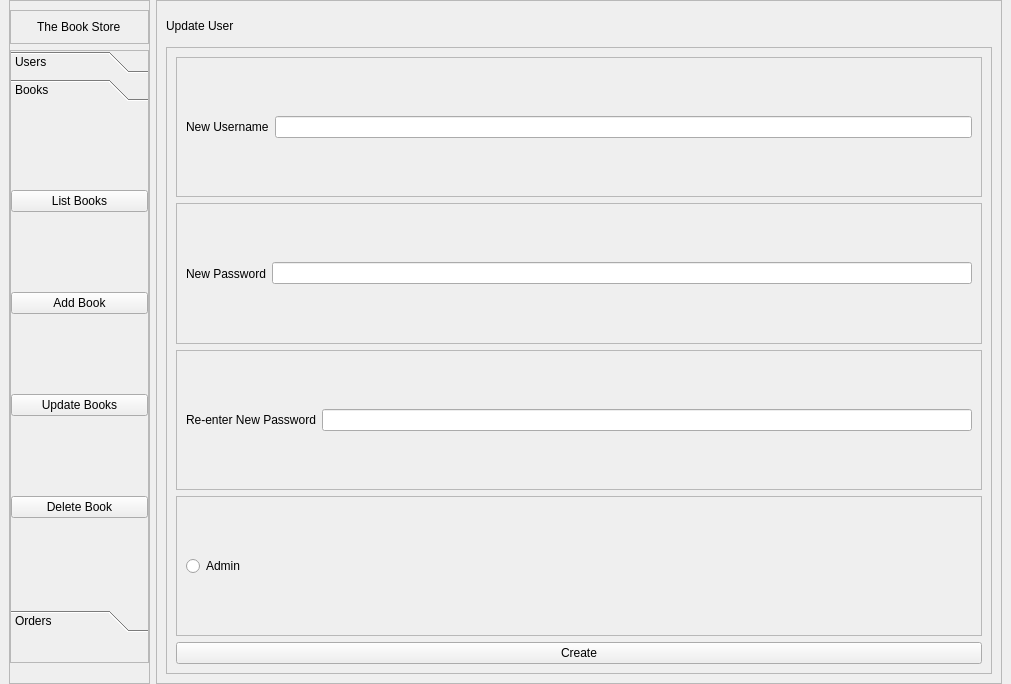
<?xml version="1.0" encoding="UTF-8"?>
<ui version="4.0">
 <class>MainWindow</class>
 <widget class="QMainWindow" name="MainWindow">
  <property name="geometry">
   <rect>
    <x>0</x>
    <y>0</y>
    <width>1011</width>
    <height>684</height>
   </rect>
  </property>
  <property name="windowTitle">
   <string>MainWindow</string>
  </property>
  <widget class="QWidget" name="centralwidget">
   <layout class="QHBoxLayout" name="horizontalLayout" stretch="1,6">
    <property name="topMargin">
     <number>0</number>
    </property>
    <property name="bottomMargin">
     <number>0</number>
    </property>
    <item>
     <widget class="QFrame" name="frame">
      <property name="frameShape">
       <enum>QFrame::StyledPanel</enum>
      </property>
      <property name="frameShadow">
       <enum>QFrame::Raised</enum>
      </property>
      <layout class="QVBoxLayout" name="verticalLayout">
       <property name="leftMargin">
        <number>0</number>
       </property>
       <property name="rightMargin">
        <number>0</number>
       </property>
       <property name="bottomMargin">
        <number>20</number>
       </property>
       <item>
        <widget class="QFrame" name="frame_3">
         <property name="frameShape">
          <enum>QFrame::StyledPanel</enum>
         </property>
         <property name="frameShadow">
          <enum>QFrame::Raised</enum>
         </property>
         <layout class="QHBoxLayout" name="horizontalLayout_2">
          <item alignment="Qt::AlignHCenter">
           <widget class="QLabel" name="l_storetitle">
            <property name="text">
             <string>The Book Store</string>
            </property>
           </widget>
          </item>
         </layout>
        </widget>
       </item>
       <item>
        <widget class="QFrame" name="frame_4">
         <property name="sizePolicy">
          <sizepolicy hsizetype="Preferred" vsizetype="Expanding">
           <horstretch>0</horstretch>
           <verstretch>0</verstretch>
          </sizepolicy>
         </property>
         <property name="frameShape">
          <enum>QFrame::StyledPanel</enum>
         </property>
         <property name="frameShadow">
          <enum>QFrame::Raised</enum>
         </property>
         <layout class="QHBoxLayout" name="horizontalLayout_3">
          <property name="leftMargin">
           <number>0</number>
          </property>
          <property name="topMargin">
           <number>0</number>
          </property>
          <property name="rightMargin">
           <number>0</number>
          </property>
          <property name="bottomMargin">
           <number>30</number>
          </property>
          <item>
           <widget class="QToolBox" name="tb_sidemenu">
            <property name="sizePolicy">
             <sizepolicy hsizetype="Preferred" vsizetype="Preferred">
              <horstretch>0</horstretch>
              <verstretch>0</verstretch>
             </sizepolicy>
            </property>
            <property name="currentIndex">
             <number>1</number>
            </property>
            <widget class="QWidget" name="p_user">
             <property name="geometry">
              <rect>
               <x>0</x>
               <y>0</y>
               <width>119</width>
               <height>146</height>
              </rect>
             </property>
             <attribute name="label">
              <string>Users</string>
             </attribute>
             <layout class="QVBoxLayout" name="verticalLayout_4">
              <property name="leftMargin">
               <number>0</number>
              </property>
              <property name="rightMargin">
               <number>0</number>
              </property>
              <item>
               <widget class="QPushButton" name="pb_listuser">
                <property name="text">
                 <string>List Users</string>
                </property>
               </widget>
              </item>
              <item>
               <widget class="QPushButton" name="pb_adduser">
                <property name="text">
                 <string>Add User</string>
                </property>
               </widget>
              </item>
              <item>
               <widget class="QPushButton" name="pb_updateuser">
                <property name="text">
                 <string>Update User</string>
                </property>
               </widget>
              </item>
              <item>
               <widget class="QPushButton" name="pb_deleteuser">
                <property name="text">
                 <string>Delete User</string>
                </property>
               </widget>
              </item>
             </layout>
            </widget>
            <widget class="QWidget" name="p_book">
             <property name="geometry">
              <rect>
               <x>0</x>
               <y>0</y>
               <width>135</width>
               <height>458</height>
              </rect>
             </property>
             <attribute name="label">
              <string>Books</string>
             </attribute>
             <layout class="QVBoxLayout" name="verticalLayout_5">
              <property name="leftMargin">
               <number>0</number>
              </property>
              <property name="rightMargin">
               <number>0</number>
              </property>
              <item>
               <widget class="QPushButton" name="pb_listbooks">
                <property name="text">
                 <string>List Books</string>
                </property>
               </widget>
              </item>
              <item>
               <widget class="QPushButton" name="pb_addbooks">
                <property name="text">
                 <string>Add Book</string>
                </property>
               </widget>
              </item>
              <item>
               <widget class="QPushButton" name="pb_updatebooks">
                <property name="text">
                 <string>Update Books</string>
                </property>
               </widget>
              </item>
              <item>
               <widget class="QPushButton" name="pb_deletebook">
                <property name="text">
                 <string>Delete Book</string>
                </property>
               </widget>
              </item>
             </layout>
            </widget>
            <widget class="QWidget" name="p_order">
             <property name="geometry">
              <rect>
               <x>0</x>
               <y>0</y>
               <width>132</width>
               <height>146</height>
              </rect>
             </property>
             <attribute name="label">
              <string>Orders</string>
             </attribute>
             <layout class="QVBoxLayout" name="verticalLayout_6">
              <property name="spacing">
               <number>-1</number>
              </property>
              <property name="leftMargin">
               <number>0</number>
              </property>
              <property name="rightMargin">
               <number>0</number>
              </property>
              <item>
               <widget class="QPushButton" name="pb_listorders">
                <property name="text">
                 <string>List Orders</string>
                </property>
               </widget>
              </item>
              <item>
               <widget class="QPushButton" name="pb_createorder">
                <property name="text">
                 <string>Create Order</string>
                </property>
               </widget>
              </item>
              <item>
               <widget class="QPushButton" name="pb_updateorders">
                <property name="text">
                 <string>Update Orders</string>
                </property>
               </widget>
              </item>
              <item>
               <widget class="QPushButton" name="pb_canceorder">
                <property name="text">
                 <string>Cancel Order</string>
                </property>
               </widget>
              </item>
             </layout>
            </widget>
           </widget>
          </item>
         </layout>
        </widget>
       </item>
      </layout>
     </widget>
    </item>
    <item>
     <widget class="QFrame" name="frame_2">
      <property name="frameShape">
       <enum>QFrame::StyledPanel</enum>
      </property>
      <property name="frameShadow">
       <enum>QFrame::Raised</enum>
      </property>
      <layout class="QVBoxLayout" name="verticalLayout_2" stretch="1,20">
       <item>
        <widget class="QLabel" name="l_pagebanner">
         <property name="text">
          <string>Update User</string>
         </property>
        </widget>
       </item>
       <item>
        <widget class="QFrame" name="frame_6">
         <property name="frameShape">
          <enum>QFrame::StyledPanel</enum>
         </property>
         <property name="frameShadow">
          <enum>QFrame::Raised</enum>
         </property>
         <layout class="QVBoxLayout" name="verticalLayout_3">
          <item>
           <widget class="QFrame" name="frame_7">
            <property name="frameShape">
             <enum>QFrame::StyledPanel</enum>
            </property>
            <property name="frameShadow">
             <enum>QFrame::Raised</enum>
            </property>
            <layout class="QHBoxLayout" name="horizontalLayout_6">
             <item>
              <widget class="QLabel" name="l_newusername">
               <property name="text">
                <string>New Username</string>
               </property>
              </widget>
             </item>
             <item>
              <widget class="QLineEdit" name="le_newusername"/>
             </item>
            </layout>
           </widget>
          </item>
          <item>
           <widget class="QFrame" name="frame_5">
            <property name="frameShape">
             <enum>QFrame::StyledPanel</enum>
            </property>
            <property name="frameShadow">
             <enum>QFrame::Raised</enum>
            </property>
            <layout class="QHBoxLayout" name="horizontalLayout_4">
             <item>
              <widget class="QLabel" name="l_newpassword">
               <property name="text">
                <string>New Password</string>
               </property>
              </widget>
             </item>
             <item>
              <widget class="QLineEdit" name="le_newpassword"/>
             </item>
            </layout>
           </widget>
          </item>
          <item>
           <widget class="QFrame" name="frame_9">
            <property name="frameShape">
             <enum>QFrame::StyledPanel</enum>
            </property>
            <property name="frameShadow">
             <enum>QFrame::Raised</enum>
            </property>
            <layout class="QHBoxLayout" name="horizontalLayout_7">
             <item>
              <widget class="QLabel" name="l_reenterpassword">
               <property name="text">
                <string>Re-enter New Password</string>
               </property>
              </widget>
             </item>
             <item>
              <widget class="QLineEdit" name="le_reenterpassword"/>
             </item>
            </layout>
           </widget>
          </item>
          <item>
           <widget class="QFrame" name="frame_8">
            <property name="frameShape">
             <enum>QFrame::StyledPanel</enum>
            </property>
            <property name="frameShadow">
             <enum>QFrame::Raised</enum>
            </property>
            <layout class="QHBoxLayout" name="horizontalLayout_5">
             <item>
              <widget class="QRadioButton" name="rb_admin">
               <property name="text">
                <string>Admin</string>
               </property>
              </widget>
             </item>
            </layout>
           </widget>
          </item>
          <item>
           <widget class="QPushButton" name="pb_create">
            <property name="text">
             <string>Create</string>
            </property>
           </widget>
          </item>
         </layout>
        </widget>
       </item>
      </layout>
     </widget>
    </item>
   </layout>
  </widget>
 </widget>
 <resources/>
 <connections/>
</ui>
